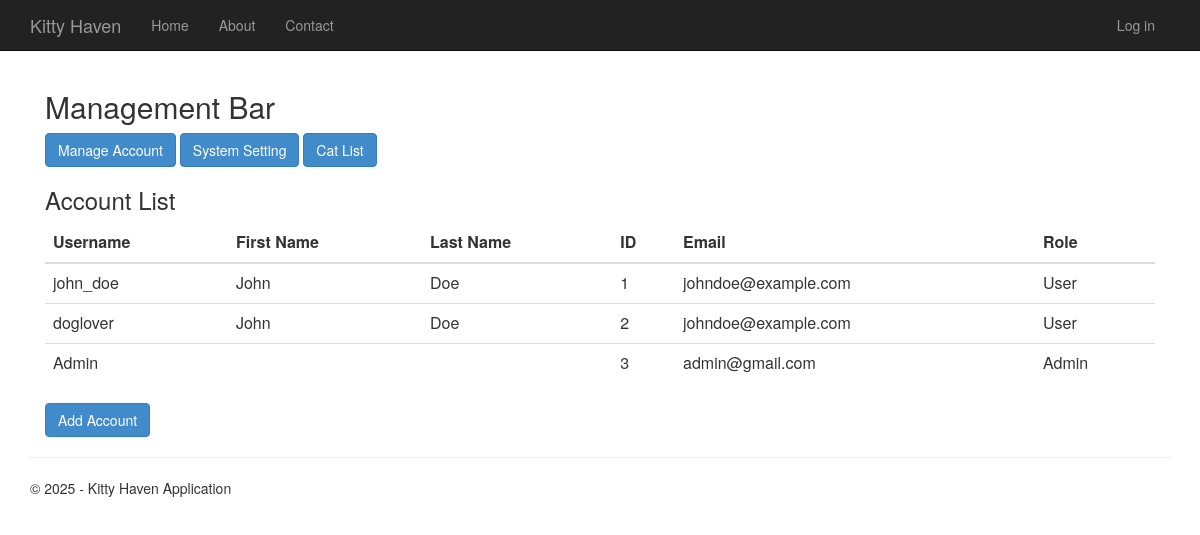
The page /menu on the database as committed earlier.
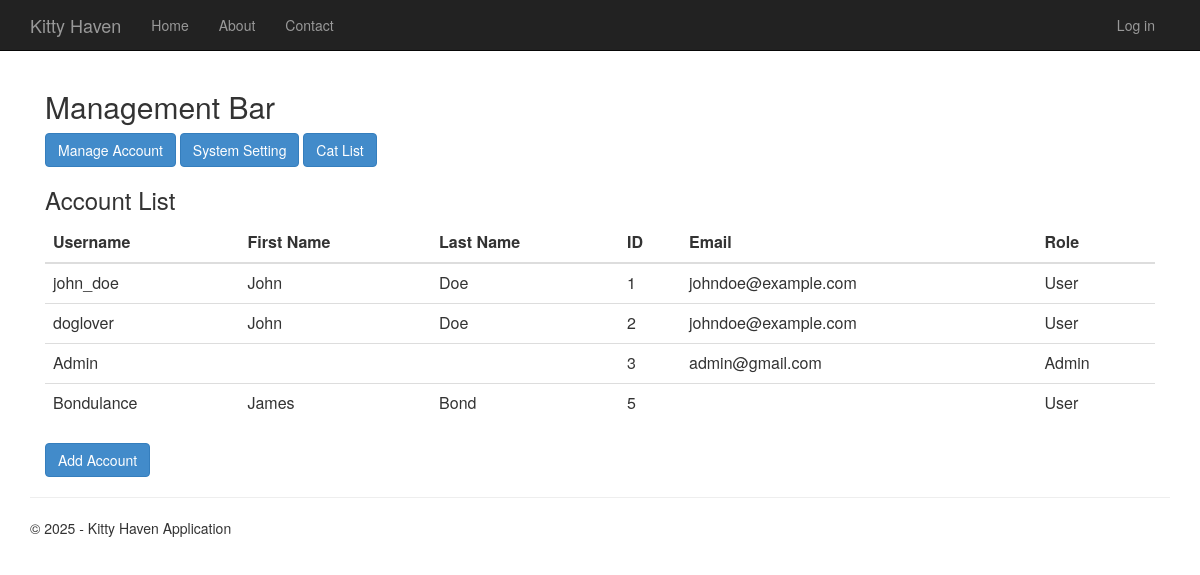
The same page on the database as committed later.
### app/models.py (models this page shows, shortened)
class Account(AbstractUser):
    RegistrationDate = models.DateField(auto_now_add=True)
    groups = models.ManyToManyField(Group, related_name="account_users", blank=True)
    user_permissions = models.ManyToManyField(Permission, related_name="account_users", blank=True)
    class Meta:
        app_label = "app"

### app/views.py (the view)
# urls.py: re_path(r'^menu$', main_views.menu, name='menu'),
def menu(request):
    if request.user.groups.filter(name="Medical Staff").exists():
        return redirect('medical_cat_list')  # Redirect Medical Staff
    if request.user.groups.filter(name="Caretaker").exists():
        return redirect('caretaker_duty_panel')  # Redirect Caretakers
    users = Account.objects.all()
    context = {
        'title': 'Main Menu',
        'year': datetime.now().year,
        'users': users,
        'user': request.user
    }
    return render(request, 'app/menu.html', context)

### app/templates/app/menu.html
﻿{% extends "app/layout.html" %}
{% block content %}
<div class="container border p-4">
    <h2 class="fw-bold border-bottom pb-2">Management Bar</h2>
    <div class="d-flex justify-content-between align-items-center mb-3">
        <div>
            <a href="{% url 'menu' %}" class="btn btn-primary">Manage Account</a>
            <a href="{% url 'system_settings' %}" class="btn btn-primary"> System Setting</a>
            <a href="{% url 'cat_list' %}" class="btn btn-primary"> Cat List</a>
        </div>
    </div>
    <h3 class="fw-bold">Account List</h3>
<div class="table-responsive">
    <table class="table">
    <thead>
        <tr>
            <th>Username</th>
            <th>First Name</th>
            <th>Last Name</th>
            <th>ID</th>
            <th>Email</th>
            <th>Role</th>
        </tr>
    </thead>
    <tbody>
        {% for user in users %}
        <tr>
        <td>{{user.username}}</td>
            <td>{{ user.first_name }}</td>
             <td>{{user.last_name}}</td>
            <td>{{ user.id }}</td>
            <td>{{ user.email }}</td>
            <td>{% if user.is_staff %} Admin {% else %} User {% endif %}</td>
        </tr>
        {% empty %}
        <tr>
            <td colspan="6" class="text-center">No users found</td>
        </tr>
        {% endfor %}
    </tbody>
</table>
</div>
    <div class="mt-3">
    <a href="{% url 'create_account' %}" class="btn btn-primary">Add Account</a>
</div>
</div>
{% endblock %}

Rows that differ between the two databases and show on the page:
added Account: username "Bondulance", first_name "James", last_name "Bond", id "5", is_staff "User"
